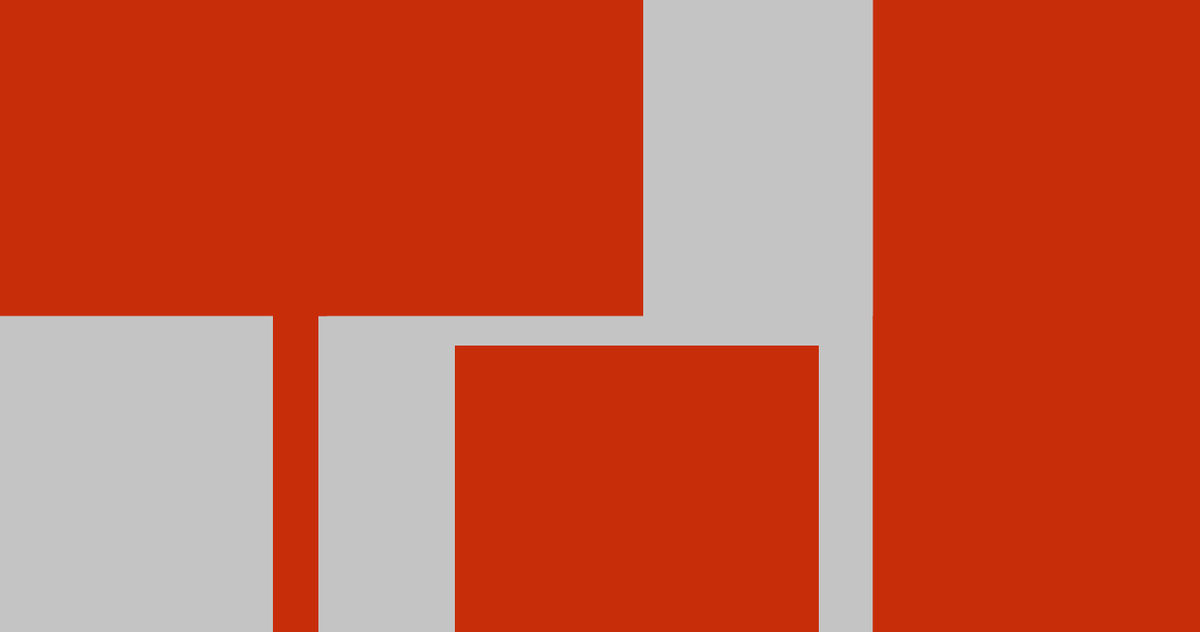
Frame 1 (no input)
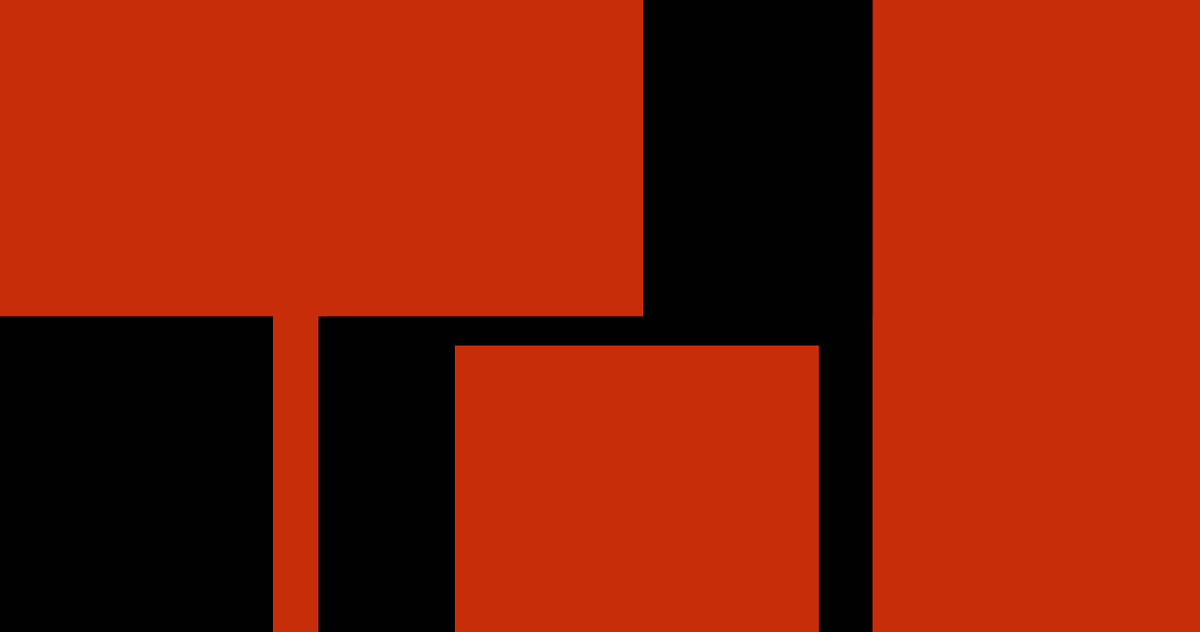
Frame 60 (no input)
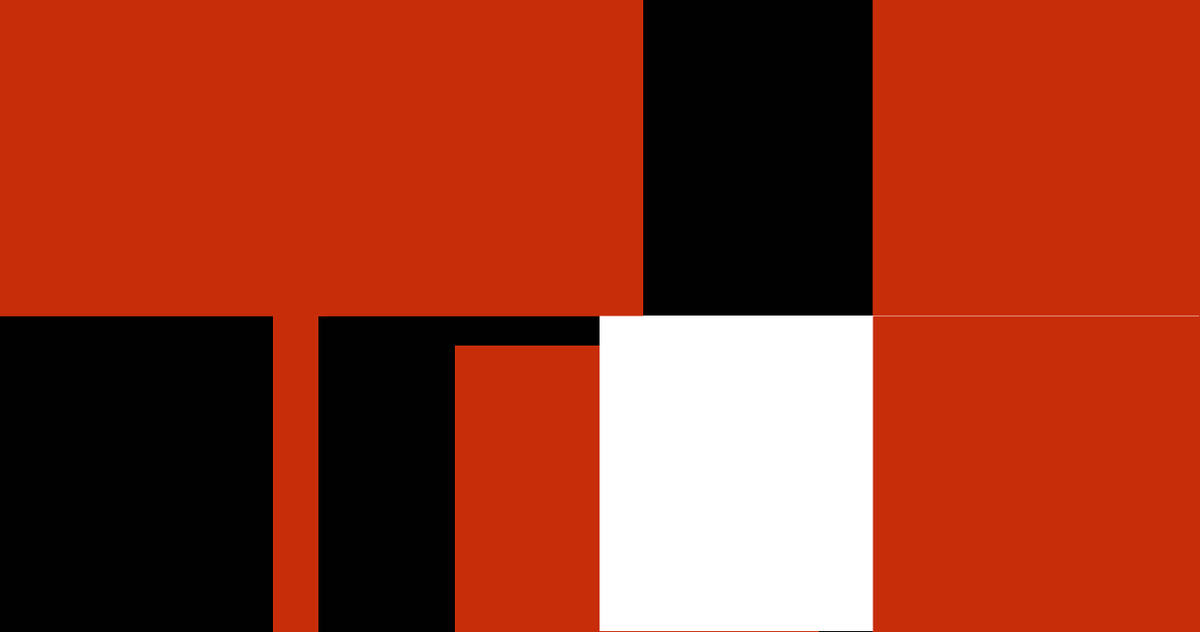
Frame 120 (the mouse pressed at the canvas centre since frame 60)

The p5.js sketch that drew these frames (run headless with seeded random() and noise() and a simulated clock; from frame 60 on, the mouse is pressed at the canvas centre):

// p5.js sketch
// ── sketch.js
function setup() {
  createCanvas(1319, 695);
  noCursor();
  frameRate(50);


}

function draw() {
  background(0, 59);
  noStroke();
  fill(200, 45, 10);
  rect(0, 0, 359.5, 347.5);
  rect(959.5, 0, 400, 1000);
  rect(500, 380, 400, 1000)
  erase();
  rect(mouseX, mouseY, pmouseX, [pmouseY]);
  print(pmouseX + ' -> ' + mouseX);
  describe(`line trail is created from cursor movements.
    faster movement make longer line.`);
    noErase();
    rect(959.5, 347.5, 1000, 1000);
    rect(347.5, 0, 359.5, 347.5);
    rect(300, 0, 50, 1000)
}
